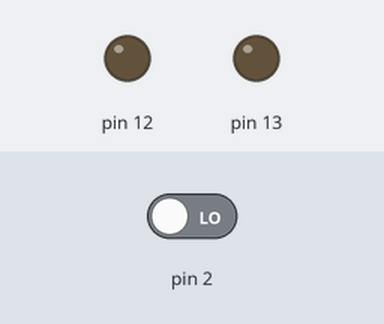
Recording of a sketch running on a simulated Arduino Uno, built with avr-gcc and run on an emulated ATmega328P. Shown: output pins drawn as LEDs (lit = HIGH). The inputs (shaded band) are chosen by the test bench; at power-on: pin 2 LOW.

Above: at 1.2 s.
1.3 s: pin 2 driven HIGH
At 1.7 s:
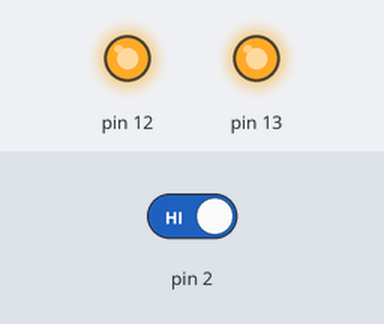
2.8 s: pin 2 driven LOW
At 4.1 s:
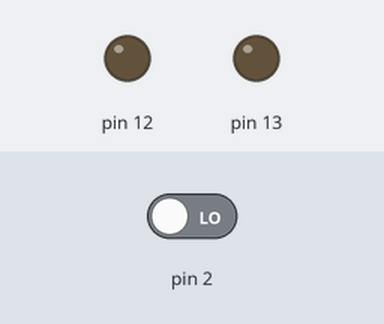
Timing chart, 0 to 5.8 s (numbered marks = the images above; inputs shaded):
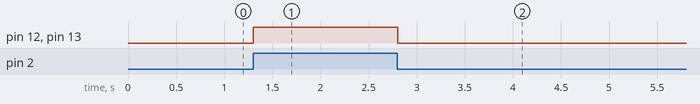

The sketch:

exquisite_bombul_fulffy1.ino
```cpp
int pirsensor = 0;

void setup()
{
  pinMode(12, OUTPUT);
  pinMode(13, OUTPUT);
  pinMode(2, INPUT);
}

void loop()
{
  pirsensor = digitalRead(2);
  if (pirsensor == HIGH)
  {
    digitalWrite(12,HIGH);
    digitalWrite(13,HIGH);
  }
  else
  {
    digitalWrite(12,LOW);
    digitalWrite(13,LOW);
  }
  delay(10);
}
```

Measured:
- after the input at 1.3 s, pin 12, pin 13: LOW → HIGH at once
- after the input at 2.8 s, pin 12, pin 13: HIGH → LOW at once
